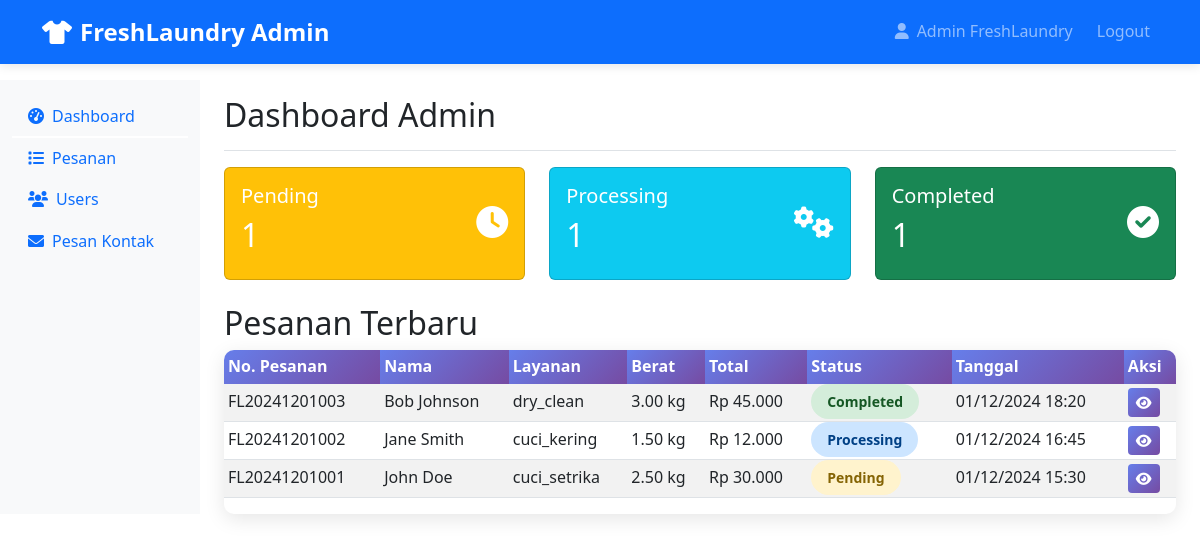
Screenshot of /admin/dashboard.php (signed in) with the database file from the repository.
### tables this page shows
CREATE TABLE pesanan (
  id INT AUTO_INCREMENT PRIMARY KEY,
  nomor_pesanan VARCHAR(32) NOT NULL,
  nama VARCHAR(100) NOT NULL,
  telepon VARCHAR(20) NOT NULL,
  alamat TEXT NOT NULL,
  jenis_layanan VARCHAR(32) NOT NULL,
  berat DECIMAL(5,2) NOT NULL,
  total_harga INT NOT NULL,
  jadwal_jemput DATETIME NOT NULL,
  catatan TEXT,
  status VARCHAR(20) NOT NULL DEFAULT 'pending',
  tanggal_pesanan DATETIME NOT NULL,
  user_id INT,
  FOREIGN KEY (user_id) REFERENCES user(id) ON DELETE SET NULL
);

### admin/dashboard.php (the view, shortened to what this page needs)
<?php
require_once '../config/database.php';
$stmt = $pdo->query("SELECT * FROM pesanan ORDER BY tanggal_pesanan DESC");
$pesanan_list = $stmt->fetchAll();
$stmt = $pdo->query("SELECT COUNT(*) as total FROM pesanan WHERE status = 'pending'");
$pending_count = $stmt->fetch()['total'];
$stmt = $pdo->query("SELECT COUNT(*) as total FROM pesanan WHERE status = 'processing'");
$processing_count = $stmt->fetch()['total'];
$stmt = $pdo->query("SELECT COUNT(*) as total FROM pesanan WHERE status = 'completed'");
$completed_count = $stmt->fetch()['total'];
?>
<!DOCTYPE html>
<html lang="id">
<head>
    <link href="https://cdn.jsdelivr.net/npm/bootstrap@5.3.0/dist/css/bootstrap.min.css" rel="stylesheet">
    <link href="https://cdnjs.cloudflare.com/ajax/libs/font-awesome/6.0.0/css/all.min.css" rel="stylesheet">
    <link href="../assets/css/style.css" rel="stylesheet">
</head>
<body>
    <nav class="navbar navbar-expand-lg navbar-dark bg-primary fixed-top">
        <div class="container">
            <a class="navbar-brand fw-bold" href="../index.php">
                <i class="fas fa-tshirt me-2"></i>FreshLaundry Admin
            </a>
            <div class="navbar-nav ms-auto">
                <span class="navbar-text me-3">
                    <i class="fas fa-user me-2"></i><?php echo htmlspecialchars($_SESSION['user']['nama']); ?>
                </span>
                <a class="nav-link" href="../logout.php">Logout</a>
            </div>
        </div>
    </nav>
    <div class="container-fluid" style="margin-top: 80px;">
        <div class="row">
            <div class="col-md-3 col-lg-2 d-md-block bg-light sidebar">
                <div class="position-sticky pt-3">
                    <ul class="nav flex-column">
                        <li class="nav-item">
                            <a class="nav-link active" href="dashboard.php">
                                <i class="fas fa-tachometer-alt me-2"></i>Dashboard
                            </a>
                        </li>
                        <li class="nav-item">
                            <a class="nav-link" href="pesanan.php">
                                <i class="fas fa-list me-2"></i>Pesanan
                            </a>
                        </li>
                        <li class="nav-item">
                            <a class="nav-link" href="users.php">
                                <i class="fas fa-users me-2"></i>Users
                            </a>
                        </li>
                        <li class="nav-item">
                            <a class="nav-link" href="pesan.php">
                                <i class="fas fa-envelope me-2"></i>Pesan Kontak
                            </a>
                        </li>
                    </ul>
                </div>
            </div>
            <main class="col-md-9 ms-sm-auto col-lg-10 px-md-4">
                <div class="d-flex justify-content-between flex-wrap flex-md-nowrap align-items-center pt-3 pb-2 mb-3 border-bottom">
                    <h1 class="h2">Dashboard Admin</h1>
                </div>
                <div class="row mb-4">
                    <div class="col-md-4">
                        <div class="card text-white bg-warning">
                            <div class="card-body">
                                <div class="d-flex justify-content-between">
                                    <div>
                                        <h5 class="card-title">Pending</h5>
                                        <h2><?php echo $pending_count; ?></h2>
                                    </div>
                                    <div class="align-self-center">
                                        <i class="fas fa-clock fa-2x"></i>
                                    </div>
                                </div>
                            </div>
                        </div>
                    </div>
                    <div class="col-md-4">
                        <div class="card text-white bg-info">
                            <div class="card-body">
                                <div class="d-flex justify-content-between">
                                    <div>
                                        <h5 class="card-title">Processing</h5>
                                        <h2><?php echo $processing_count; ?></h2>
                                    </div>
                                    <div class="align-self-center">
                                        <i class="fas fa-cogs fa-2x"></i>
                                    </div>
                                </div>
                            </div>
                        </div>
                    </div>
                    <div class="col-md-4">
                        <div class="card text-white bg-success">
                            <div class="card-body">
                                <div class="d-flex justify-content-between">
                                    <div>
                                        <h5 class="card-title">Completed</h5>
                                        <h2><?php echo $completed_count; ?></h2>
                                    </div>
                                    <div class="align-self-center">
                                        <i class="fas fa-check-circle fa-2x"></i>
                                    </div>
                                </div>
                            </div>
                        </div>
                    </div>
                </div>
                <h2>Pesanan Terbaru</h2>
                <div class="table-responsive">
                    <table class="table table-striped table-sm">
                        <thead>
                            <tr>
                                <th>No. Pesanan</th>
                                <th>Nama</th>
                                <th>Layanan</th>
                                <th>Berat</th>
                                <th>Total</th>
                                <th>Status</th>
                                <th>Tanggal</th>
                                <th>Aksi</th>
                            </tr>
                        </thead>
                        <tbody>
                            <?php foreach(array_slice($pesanan_list, 0, 10) as $pesanan): ?>
                            <tr>
                                <td><?php echo htmlspecialchars($pesanan['nomor_pesanan']); ?></td>
                                <td><?php echo htmlspecialchars($pesanan['nama']); ?></td>
                                <td><?php echo htmlspecialchars($pesanan['jenis_layanan']); ?></td>
                                <td><?php echo $pesanan['berat']; ?> kg</td>
                                <td>Rp <?php echo number_format($pesanan['total_harga'], 0, ',', '.'); ?></td>
                                <td>
                                    <span class="status-badge status-<?php echo $pesanan['status']; ?>">
                                        <?php echo ucfirst($pesanan['status']); ?>
                                    </span>
                                </td>
                                <td><?php echo date('d/m/Y H:i', strtotime($pesanan['tanggal_pesanan'])); ?></td>
                                <td>
                                    <a href="detail_pesanan.php?id=<?php echo $pesanan['id']; ?>" class="btn btn-sm btn-primary">
                                        <i class="fas fa-eye"></i>
                                    </a>
                                </td>
                            </tr>
                            <?php endforeach; ?>
                        </tbody>
                    </table>
                </div>
            </main>
        </div>
    </div>
</body>
</html>

### assets/css/style.css (style rules this page uses)
body { font-family: 'Segoe UI', Tahoma, Geneva, Verdana, sans-serif; line-height: 1.6; }
.navbar { box-shadow: 0 2px 10px rgba(0,0,0,0.1); }
.navbar-brand { font-size: 1.5rem; }
.card { transition: transform 0.3s ease, box-shadow 0.3s ease; }
.btn-primary { background: linear-gradient(135deg, #667eea 0%, #764ba2 100%); border: none; transition: all 0.3s ease; }
.nav-link { position: relative; transition: color 0.3s ease; }
.nav-link::after { content: ''; position: absolute; width: 0; height: 2px; bottom: 0; left: 50%; background-color: white; transition: all 0.3s ease; transform: translateX(-50%); }
.nav-link:hover::after, .nav-link.active::after { width: 100%; }
.table-responsive { border-radius: 10px; overflow: hidden; box-shadow: 0 5px 20px rgba(0,0,0,0.1); }
.table th { background: linear-gradient(135deg, #667eea 0%, #764ba2 100%); color: white; border: none; font-weight: 600; }
.table td { vertical-align: middle; }
.status-badge { padding: 0.5rem 1rem; border-radius: 25px; font-size: 0.875rem; font-weight: 600; }
.status-pending { background-color: #fff3cd; color: #856404; }
.status-processing { background-color: #cce5ff; color: #004085; }
.status-completed { background-color: #d4edda; color: #155724; }

### rows the page displays
pesanan: nomor_pesanan "FL20241201003", nama "Bob Johnson", jenis_layanan "dry_clean", berat "3.00", total_harga "45.000", status "Completed", tanggal_pesanan "01/12/2024 18:20"
pesanan: nomor_pesanan "FL20241201002", nama "Jane Smith", jenis_layanan "cuci_kering", berat "1.50", total_harga "12.000", status "Processing", tanggal_pesanan "01/12/2024 16:45"
pesanan: nomor_pesanan "FL20241201001", nama "John Doe", jenis_layanan "cuci_setrika", berat "2.50", total_harga "30.000", status "Pending", tanggal_pesanan "01/12/2024 15:30"

### other values shown
$_SESSION['user']['nama'] "Admin FreshLaundry"
$pending_count "1"
$processing_count "1"
$completed_count "1"
